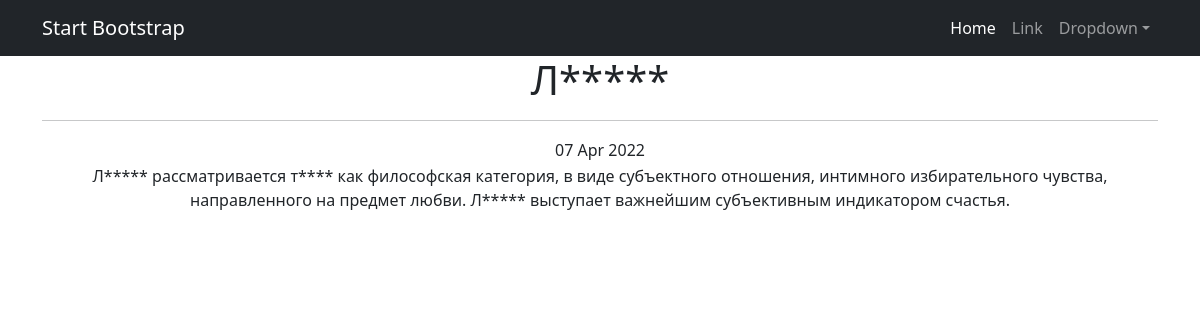
The page /news/2 on the database its author committed.
### NewsPortal/models.py (models this page shows, shortened)
class Post(models.Model):
    author = models.ForeignKey(Author, on_delete=models.CASCADE)
    position = models.CharField(max_length=3,
                                choices=content,
                                default=article)
    post_cat = models.ManyToManyField(Category, through='PostCategory')
    time_create = models.DateTimeField(auto_now_add=True)
    header = models.TextField()
    text = models.TextField()
    rating_content = models.IntegerField(default=0)

### NewsPortal/views.py (the view)
# urls.py: path('<int:pk>', NewDetail.as_view(), name='new_detail'),
class NewDetail(DetailView):
    model = Post
    template_name = 'flatpages/new.html'
    context_object_name = 'new'

### NewsPortal/templatetags/censor_filters.py (called while the page is built)
@register.filter()
def censor(word):
   if type(word) != str:
      return 'Неправильный тип данных'
   j = ''
   k = ''
   for i in word:
      if i.isalpha():
         j+= i
      else:
         if j.lower() in BanWords:
            k+= j[0] + ('*' * (len(j)-1)) + ' '
         else:
            k+= j
         j=''
         k+=i
   if j.lower() in BanWords:
      k += j[0] + ('*' * (len(j) - 1)) + ' '
   else:
      k += j
   return k

### templates/flatpages/new.html (shortened to what this page needs)
{% extends 'flatpages/default.html' %}
{% load censor_filters %}
{% block content %}
    <h1>{{ new.header|censor }}</h1>
    <hr>
       <table>
           <tr>
               <td>{{ new.time_create|date:'d M Y' }}</td>
           </tr>
           <tr>
               <td>{{ new.text | censor }}</td>
           </tr>
       </table>
{% endblock content %}

### rows shown on the page
Post: header|censor "Л*****", time_create "07 Apr 2022", text|censor "Л***** рассматривается т**** как философская категория, в виде субъектного отношения, интимного избирательного чувства, направленного на предмет любви. Л***** выступает важнейшим субъективным индикатором счастья."
